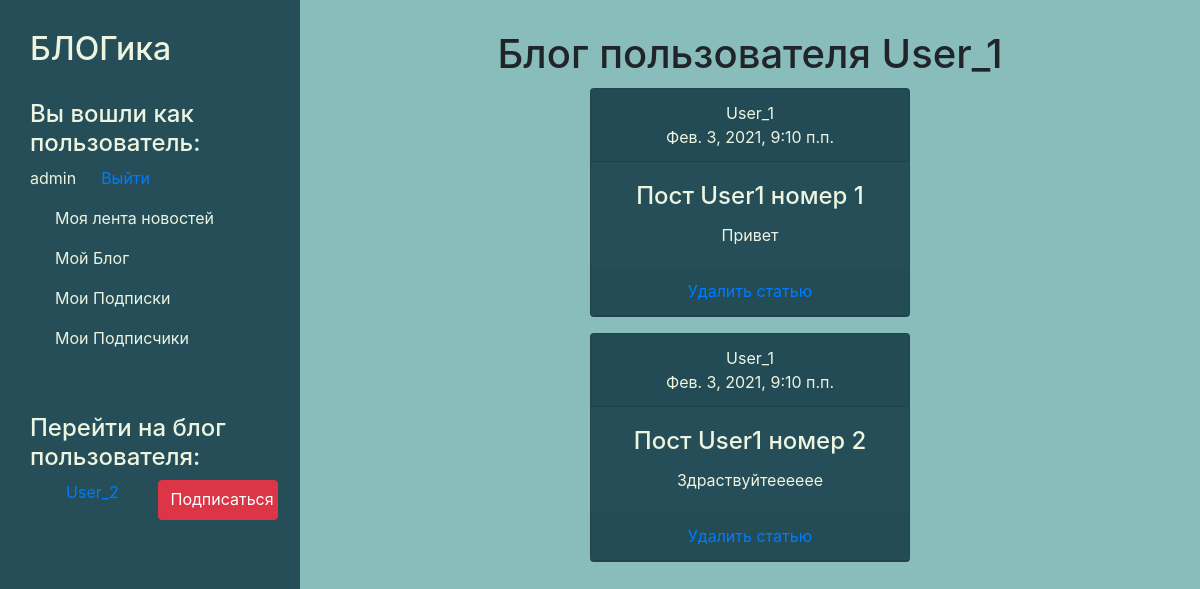
Page /blog/User_1/ (signed in) on the committed database.
### post/models.py (models this page shows, shortened)
class Post(models.Model):
    title = models.CharField(("Заголовок"), max_length=50, default='')
    text = models.TextField(("Запись"), default='')
    datetime = models.DateTimeField(("Дата и время записи"), default=datetime.datetime.now)
    author = models.ForeignKey('auth.User', on_delete=models.CASCADE, default='')
    class Meta:
        verbose_name = 'Запись'
        verbose_name_plural = 'Записи'

### post/views.py (the view)
# urls.py: 2. Add a URL to urlpatterns:  path('blog/', include('blog.urls'))
def blog(request, name):
    posts = Post.objects.filter(author=User.objects.filter(username=name)[0].id)
    sub = Subscribers.objects.filter(profile=request.user.id)
    def create_subscribers_list(subscribers_objects):
        result = []
        for sub in subscribers_objects:
            result.append(sub.subscribe.id)
        return result
    def create_users_list(users_objects):
        result = []
        for user in users_objects:
            result.append(user.id)
        return result
    def find_subscribe_info(subscriber=-1):
        if User.objects.filter(id=subscriber):
                btn_title = 'Отписаться'
                btn_class = 'btn btn-secondary'
        else:
                btn_title = 'Подписаться'
                btn_class = 'btn btn-danger'
        return {'subscribe': subscriber, 'btn_title' : btn_title, 'btn_class' : btn_class}
    sub_info = [find_subscribe_info() for i in range(User.objects.all().count() - 1)]
    for i in range(User.objects.all().count() - 1):
        if create_users_list(User.objects.exclude(username=name))[i] in create_subscribers_list(sub):
            sub_info[i] = find_subscribe_info(create_users_list(User.objects.exclude(username=name))[i])
        else:
            sub_info[i] = find_subscribe_info()
    users = list(User.objects.exclude(username=name).values())
    for index, i in enumerate(users):
        i.update(sub_info[index])
    data = {
        'posts' : posts,
        'name' : name,
        'data': users,
        'subscribers' : sub_info,
        'subscribers_list' : create_subscribers_list(sub),
        'subscribers_profile' : request.user.username,
    }
    return render(request, 'post/blog.html', data)

### main/templates/post/blog.html (shortened to what this page needs)
{% extends 'base.html' %}
{% block content %}
    <h1>Блог пользователя {{name}}</h1>
    {% if posts %}
        {% for el in posts %}
            <div class="my_class card text-white bg-dark mb-3 d-inline-block" style="max-width: 20rem;">
                <div class="card-header">{{el.author}} <br> {{el.datetime}}</div>
                <div class="card-body">
                    <h4 class="card-title">{{el.title}}</h4>
                    <p class="card-text">{{el.text}}</p>
                </div>
                <form method='post'>
                    <div class='card-header'><a href="delete/{{el.id}}">Удалить статью</a></div>
                </form>
            </div>
        {% endfor %}
    {% else %}
        <p> У пользователя нет записей </p>
    {% endif %}
{% endblock %}

### main/templates/base.html (shortened to what this page needs)
<!DOCTYPE html>
<html lang="en">
{% load static %}
<head>
    <link rel="stylesheet" href='https://stackpath.bootstrapcdn.com/bootstrap/4.5.2/css/bootstrap.min.css'>
    <link rel="stylesheet" href="{% static 'css/base.css' %}">
</head>
<body>
    <aside>
        <h2>БЛОГика</h2>
        <br>
        {% if user.is_authenticated %}
            <h4>Вы вошли как пользователь:</h4>
            <div class='account'>
                <p>{{user.username}}</p>
                <a href="{% url 'logout' %}"> Выйти </a>
            </div>
            <nav>
                <a href="{% url 'newsfeed' user.username %}"><p>Моя лента новостей</p></a>
                <a href="{% url 'blog' user.username %}"><p>Мой Блог</p></a>
                <a href=""><p>Мои Подписки</p></a>
                <a href=""><p>Мои Подписчики</p></a>
            </nav>
        {% else %}
            <a href="{% url 'login' %}"> Войти </a>
        {% endif %}
        <br>
        <br>
        <h4>Перейти на блог пользователя:</h4>
        {% for i in data %}
            {% if user.username %}
                {% if i.username != user.username %}
                    <div class='user_blog'>
                            <a href="{% url 'blog' i.username %}">{{i.username}}</a>
                            {% if subscribers %}
                                {% if i.btn_title == 'Подписаться' %}
                                    <a class= "btn {{i.btn_class}}" href="{% url 'subscribe' i.username %}">{{i.btn_title}}</a>
                                {% elif i.btn_title == 'Отписаться' %}
                                    <a class= "btn {{i.btn_class}}" href="{% url 'unsubscribe' i.username %}">{{i.btn_title}}</a>
                                {% endif %}
                            {% else %}
                                <a class="btn btn-danger" href="{% url 'subscribe' i.username %}">Подписаться</a>
                            {% endif %}
                {% endif %}
            {% else %}
                            <p>{{i.username}}</p>
            {% endif %}
                    </div>
        {% endfor %}
    </aside>
    <main>
        {% block content %}{% endblock%}
    </main>
</body>
</html>

### main/static/css/base.css (style rules this page uses)
body { display: flex; background: #88BDBC ; }
aside { background: #254E58 ; max-width: 300px; padding: 2.5%; height: 100vh; color: #EDF5E1; float: left; }
main { text-align: center; width: 100%; margin-top: 2.5%; }
.account { display: flex; }
.account a { float: right; padding-left: 25px; }
nav { margin-left: 25px; }
nav a { text-decoration: none; color: #EDF5E1; font-size: 16px; }
.my_class { max-width: 30%; margin: 10px auto; display: block!important; background: #254E58!important; color: #EDF5E1!important; }
.user_blog { display: flex; width: 250px; }
.user_blog a { width: 120px; text-align: center; height: 40px; margin: auto; }

### rows in the picture
Post: author "User_1", datetime "Фев. 3, 2021, 9:10 п.п.", title "Пост User1 номер 1", text "Привет"
Post: author "User_1", datetime "Фев. 3, 2021, 9:10 п.п.", title "Пост User1 номер 2", text "Здраствуйтееееее"

### other values in the picture
{{ user.username }} "admin"
{{ i.username }} "User_2"
{{ i.btn_title }} "Подписаться"
{{ name }} "User_1"
